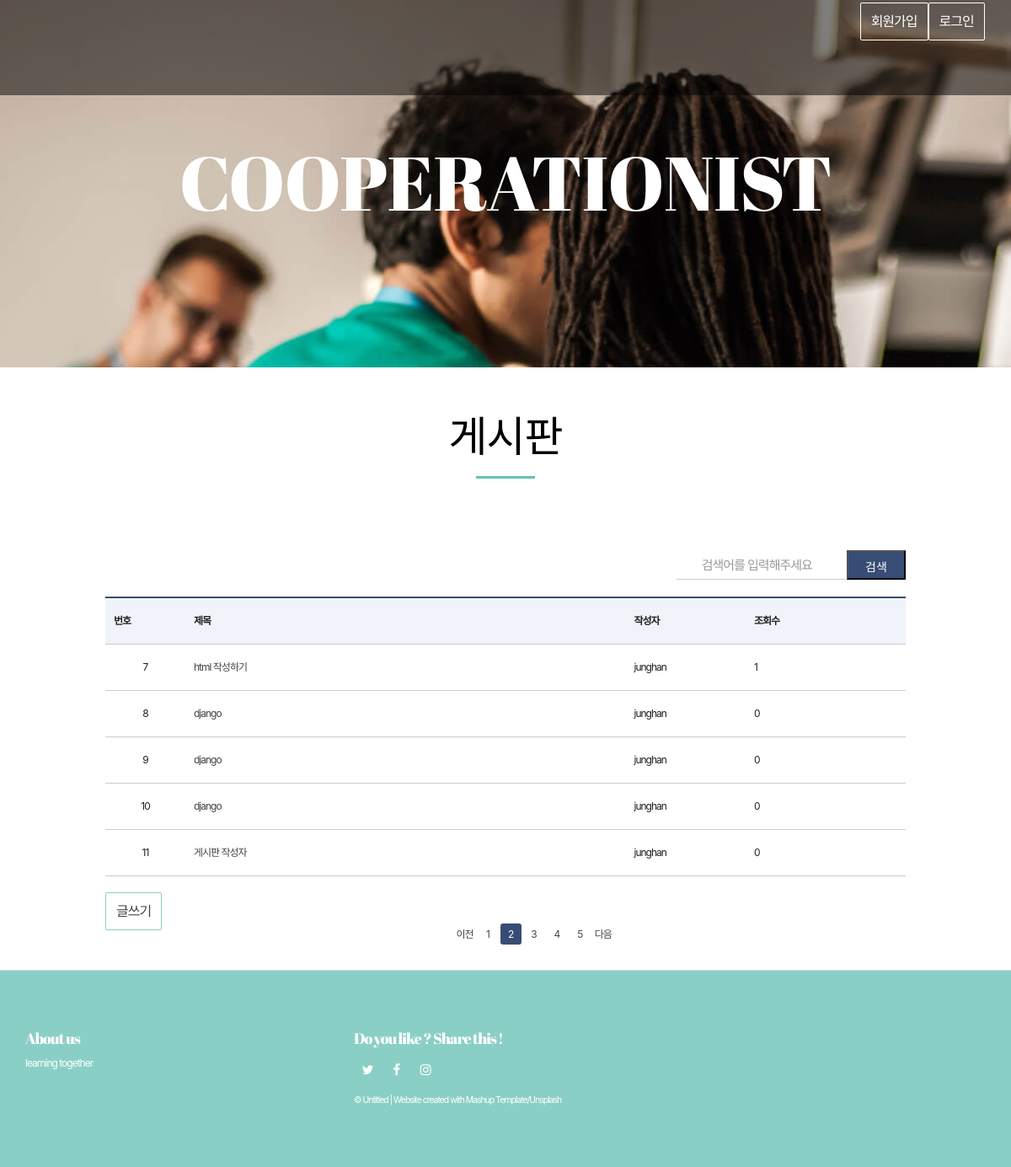
The app's page /viewList/?page=2 with its own data.
### web01/models.py (models this page shows)
class Content(models.Model):
    objects = models.Manager()
    title = models.CharField(max_length=105)
    context = models.CharField(max_length=225)
    cnt = models.IntegerField(default=0)
    userId = models.ForeignKey(User, on_delete=models.CASCADE)

class User(models.Model):
    objects = models.Manager()
    user_id = models.CharField(max_length=50)
    password = models.CharField(max_length=50)

### web01/views.py (the view)
# urls.py: re_path(r'viewList/$', views.viewList, name="viewList"),
def viewList(request):
    contents = Content.objects.all()
    page = request.GET.get('page',1)
    paginator = Paginator(contents,5)
    page_obj = paginator.get_page(page)
    return render(request,"web01/list.html", {'contents':page_obj})

### web01/templates/web01/list.html (shortened to what this page needs)
{% extends 'web01/base.html' %}
{% block content %}
		<br><br>
        <div class="section-container-spacer">
            <h2 class="text-center">게시판</h2>
		</div>
		<div class="bodytext_area box_inner">
			<form action="./listSearch/" method="GET" class="minisrch_form">
				<fieldset>
					<input type="text" name="text" class="tbox" title="검색어를 입력해주세요" placeholder="검색어를 입력해주세요">
                    <button type="submit" class="btn_srch">검색</button>
				</fieldset>
            </form>
			<table class="bbsListTbl" summary="번호,제목,조회수 등을 제공하는 표">
				<thead>
					<tr>
						<th scope="col">번호</th>
						<th scope="col">제목</th>
						<th scope="col">작성자</th>
						<th scope="col">조회수</th>
					</tr>
                </thead>
				<tbody>
				{% if contents %}
					{% for content in contents %}
					<form action="./moreView/?id={{content.id}}" method="GET">
                        <div name='content'>
                            <tr>
                                <td>{{ content.id }}</td>
								<td class="tit_notice"><a href="./moreView/?id={{content.id}}">{{content.title}}</a></td>
                                <td class="tit_notice">{{content.userId.user_id}}</a> </td>
                                <td class="tit_notice">{{content.cnt}}</a> </td>
                            </tr>
                        </div>
                    </form>
					{% endfor %}
				{% endif %}
				</tbody>
			</table>
			<br>
			<a href="{% url 'listForm' %}" class="btn btn-default navbar-btn" >글쓰기</a>
			<div class="pagination">
			{% if contents.has_previous  %}
			<a href="./?page={{ contents.previous_page_number }}"><span class="pagenum ">이전</span></a>
			{% endif %}
			{% for page_number in contents.paginator.page_range %}
			{% if page_number >= contents.number|add:-3 and page_number <= contents.number|add:3 %}
				{% if page_number == contents.number %}
				<a href="./?page={{ page_number }}"><span class="pagenum currentpage">{{page_number}}</span></a>
				{% else %}
				<a href="./?page={{ page_number }}"><span class="pagenum ">{{page_number}}</span></a>
				{% endif %}
			{% endif %}
			{% endfor %}
			{% if contents.has_next %}
			<a href="./?page={{ contents.next_page_number }}"><span class="pagenum ">다음</span></a>
			{% endif %}
		</div>
		</div>
{% endblock %}

### static/css/common.css (style rules this page uses)
html, body, div, span, applet, object, iframe, h1, h2, h3, h4, h5, h6, p, blockquote, pre, a, abbr, acronym, address, big, cite, code, del, dfn, em, img, ins, kbd, q, s, samp, small, strike, strong, sub, sup, tt, var, b, u, i, center, dl, dt, dd, ol, ul, li, fieldset, form, label, legend,button, table, caption, tbody, tfoot, thead, tr, th, td, article, aside, canvas, details, embed, figure, figcaption, footer, header, hgroup, menu, nav, output, ruby, section, summary, time, mark, audio, video { margin:0; padding:0; }
h1, h2, h3, h4, h5, h6 { font-weight:normal; font-size:inherit; }
body { line-height:1; }
img, fieldset, a { border:none; }
table, thead, tbody, tfoot { border-collapse:collapse; border-spacing:0; border:0 none; }
input, select, textarea, button, form img, label { vertical-align:middle; }
a { text-decoration:none; }
a:link { color:#444; }
input[type=text] { -webkit-appearance:none; box-sizing:border-box; display:inline-block; height:45px; padding:0 10px; border:1px solid #ccc; background-color:#fff; line-height:normal; font-size:15px; }
html { height:100%; }
body { height:100%; font-family:'Malgun Gothic','맑은 고딕',sans-serif; font-size:16px; letter-spacing:-1px; color:#444; white-space:normal; word-wrap:break-word; }
input, select, textarea { box-sizing:border-box; font-size:15px; font-family:'Malgun Gothic','맑은 고딕',sans-serif; letter-spacing:-1px; color:#444; -webkit-appearance:none; }
input, textarea { -webkit-appearance:none; border-radius:0; }
* { -webkit-text-size-adjust:none; }
.btn_srch { display:inline-block; width:70px; text-align:center; height:35px; font-size:14px; line-height:35px; vertical-align:middle; background:#384d75; color:#fff !important; }
.box_inner { width:1050px; margin:0 auto; }
.bodytext_area { box-sizing:border-box; padding:55px 50px 0; }
.minisrch_form { width:100%; text-align:right; margin-bottom:20px; }
.minisrch_form .tbox { padding:0 5px 0 30px; width:200px; height:35px; line-height:35px; border:none; border-bottom:1px solid #ccc; background:url('../img/ico_search.png') no-repeat 10px 50%; background-size:15px; }
.bbsListTbl { width:100%; border-top:2px solid #384d75; }
.bbsListTbl th, .bbsListTbl td { padding:10px; box-sizing:border-box; height:55px; }
.bbsListTbl th { border-bottom:1px solid #ccc; background:#f0f3fa; }
.bbsListTbl td { text-align:center; line-height:1.3; border-bottom:1px solid #ccc; }
.bbsListTbl td.tit_notice { text-align:left; }
.bbsListTbl td:nth-child(1) { width:10%; }
.bbsListTbl td:nth-child(2) { width:55%; }
.bbsListTbl td:nth-child(3) { width:15%; }
.bbsListTbl td:nth-child(4) { width:20%; }
.pagination { padding:40px 0 0; text-align:center; }
.pagination a { display:inline-block; }
.pagination a .pagenum { display:inline-block; width:25px; height:25px; line-height:25px; text-align:center; vertical-align:middle; }
.pagination a .currentpage { border-radius:3px; background:#384d75; color:#fff; }

### web01/templates/web01/base.html (style rules this page uses)
body, button, input, select, table, textarea { font-size: 12px; line-height: 16px; color: #202020; font-family: -apple-system,BlinkMacSystemFont,"Malgun Gothic","맑은 고딕",helvetica,"Apple SD Gothic Neo",sans-serif; }

### records on screen
Content: id "7", title "html 작성하기", userId.user_id "junghan", cnt "1"
Content: id "8", title "django", userId.user_id "junghan", cnt "0"
Content: id "9", title "django", userId.user_id "junghan", cnt "0"
Content: id "10", title "django", userId.user_id "junghan", cnt "0"
Content: id "11", title "게시판 작성자", userId.user_id "junghan", cnt "0"

### other values on screen
{{ page_number }} "1" "3" "4" "5"
{{ page_number }} "2"
